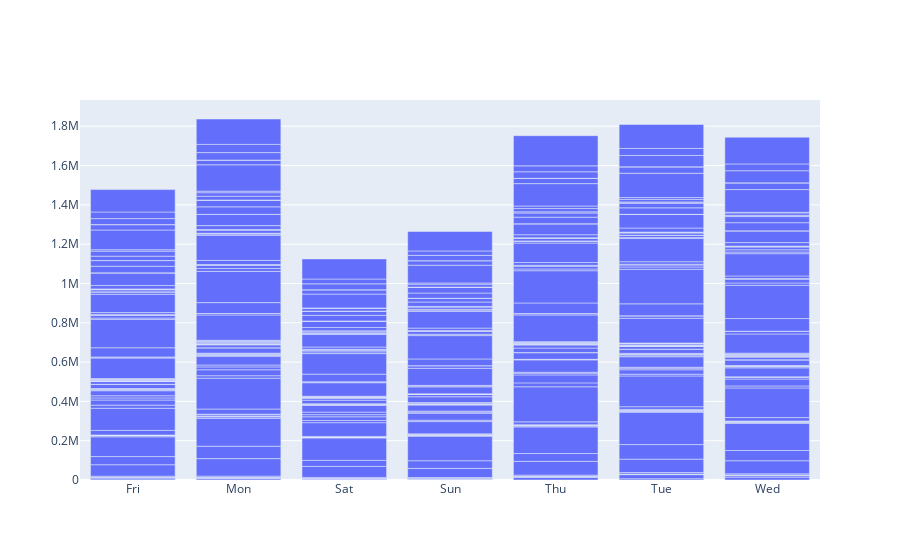

Notebook cell for this chart:
### Code cell
labels = total_rev_hour['Sales DayofWeek']
values = total_rev_hour['Sales Revenue']

# Use `hole` to create a donut-like pie chart
fig = go.Figure(data=[go.Bar(x=labels, y=values)])
fig.show()

### Figure 1 — Plotly figure (JSON) as saved in the notebook; plotly's stock layout.template omitted (floating-point values rounded to 4 significant figures; data arrays with more than 128 entries replaced by an {"elided": "..."} marker saying what was removed)
{"data": [{"type": "bar", "x": {"elided": "471 str values"}, "y": {"elided": "471 float values"}}], "layout": {}}
